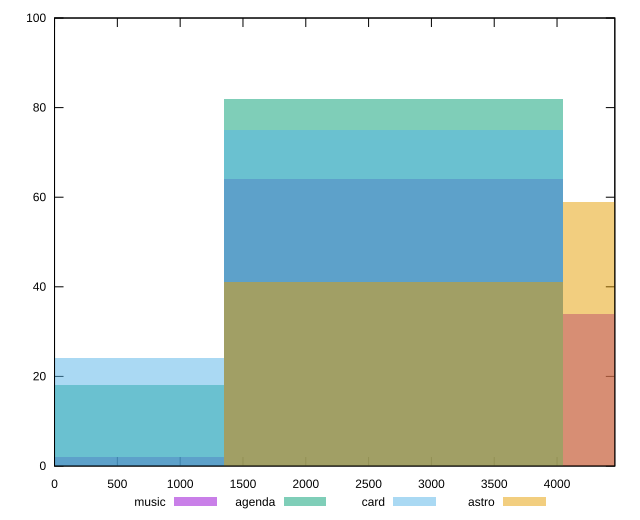

This chart was generated by the following gnuplot code:
reset

$music <<EOF
2697.0846694860675 64
0 2
5394.169338972135 34
EOF

$agenda <<EOF
2697.0846694860675 82
0 18
EOF

$card <<EOF
2697.0846694860675 75
0 24
EOF

$astro <<EOF
2697.0846694860675 41
5394.169338972135 59
EOF

set key outside below
set boxwidth 2697.0846694860675
set xrange [0:4460]
set yrange [0:100]
set trange [0:100]
set style fill transparent solid 0.5 noborder
set terminal svg size 640, 520 enhanced background rgb 'white'
set output "report/report_00029_2021-02-24T13-36-40.390Z/unused-javascript/comparison/histogram/all_raw.svg"

plot $music title "music" with boxes, \
     $agenda title "agenda" with boxes, \
     $card title "card" with boxes, \
     $astro title "astro" with boxes

reset
